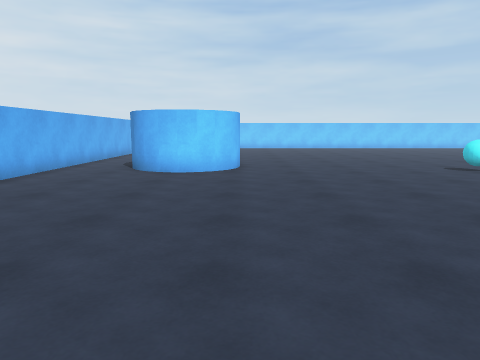
[1] (above)

21 first-person views from a walk through a scene from a Unity 3-D project. The camera is 1.3 m above the floor, tilts 8° down and sees 70° across. The floor is counted in squares, 1 m on a side. Each view is taken from the middle of a square. On the plan, view 1 faces up. The plan holds only what a view shows up to about 15 squares ahead; the rest is blank. The player character is not drawn.

[2]
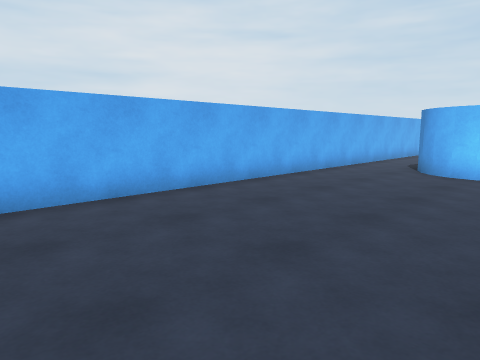

[3]
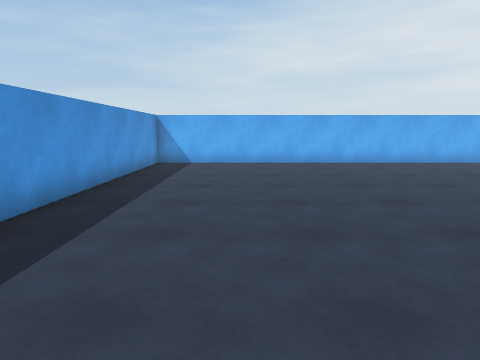

[4]
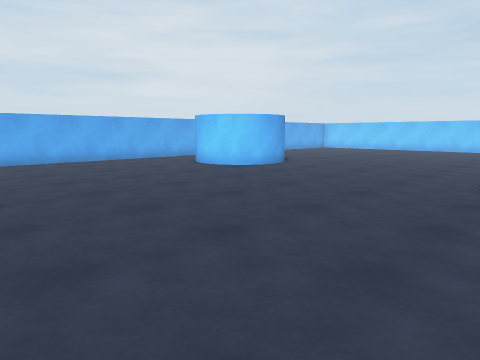

[5]
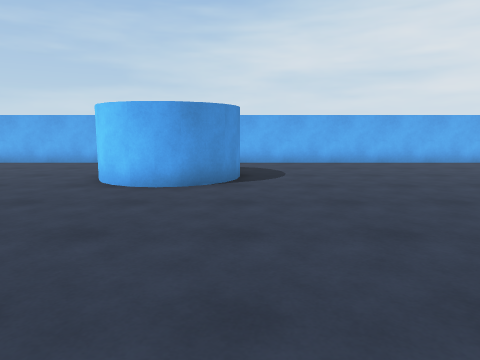

[6]
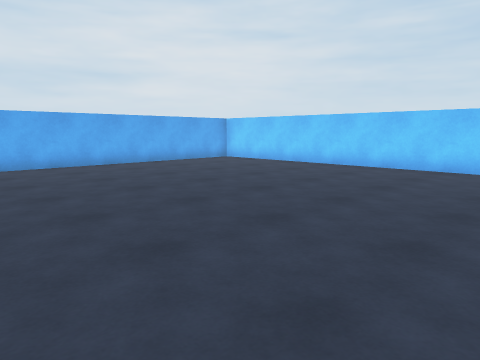

[7]
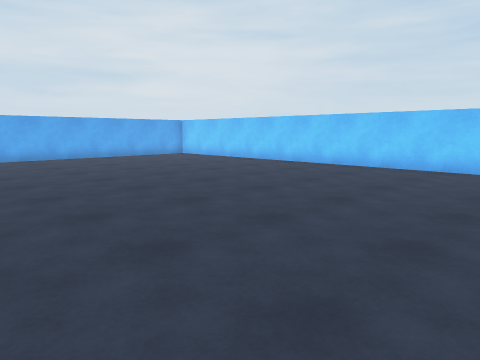

[8]
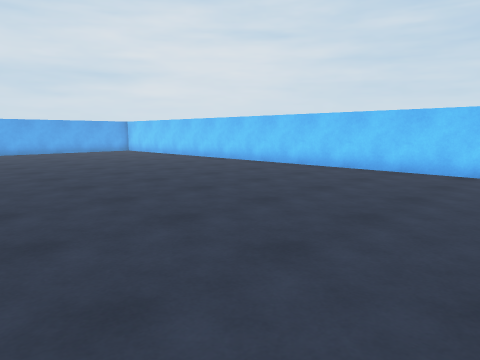

[9]
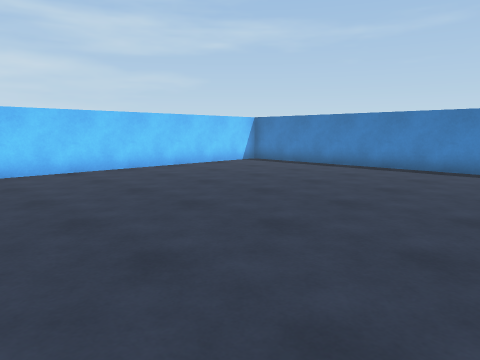

[10]
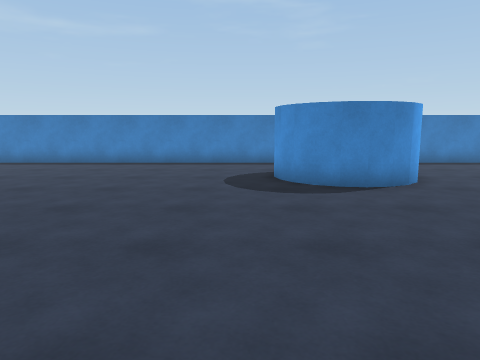

[11]
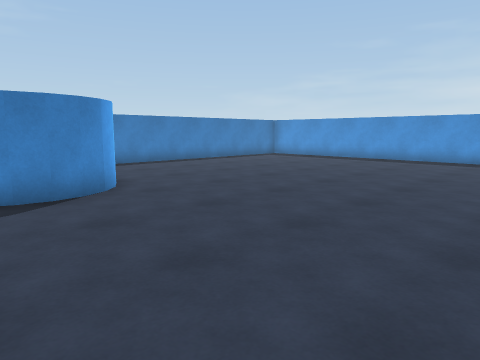

[12]
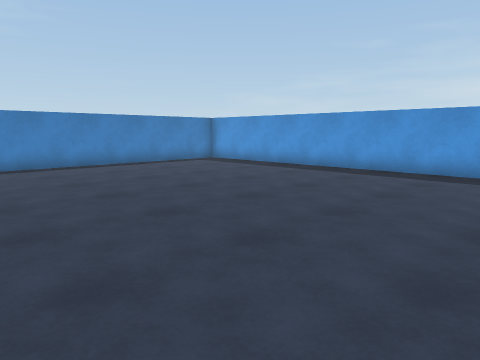

[13]
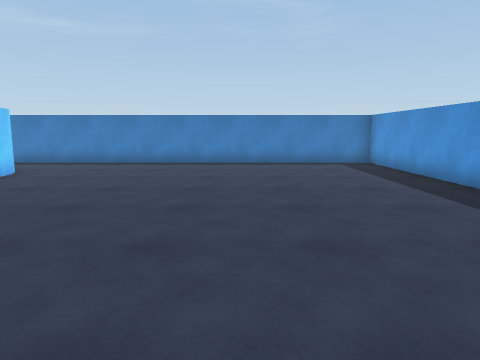

[14]
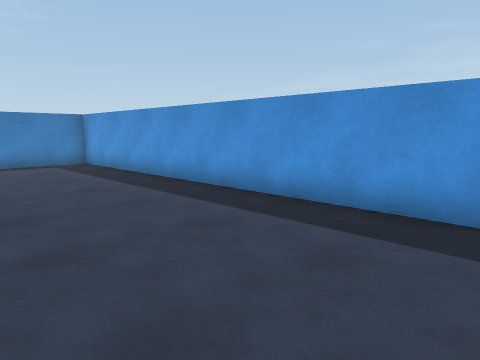

[15]
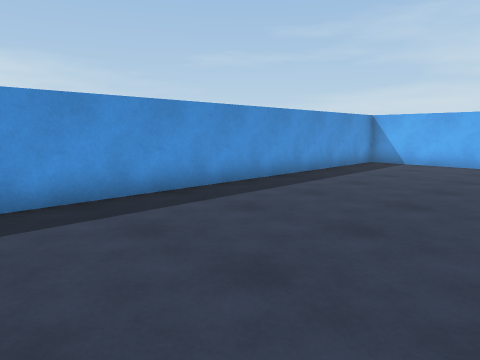

[16]
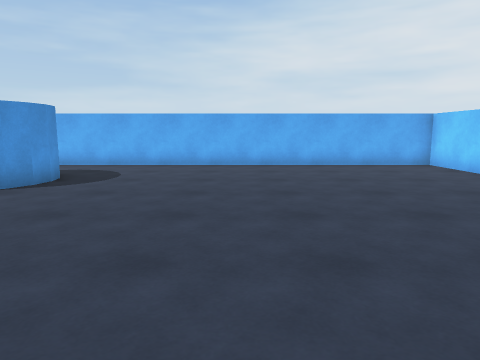

[17]
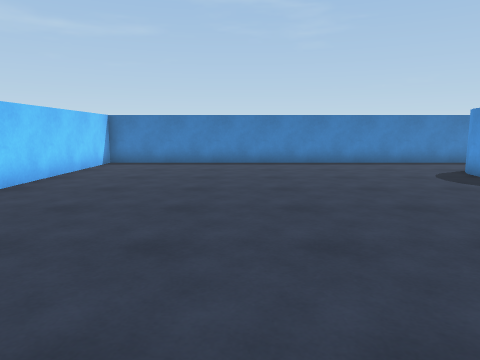

[18]
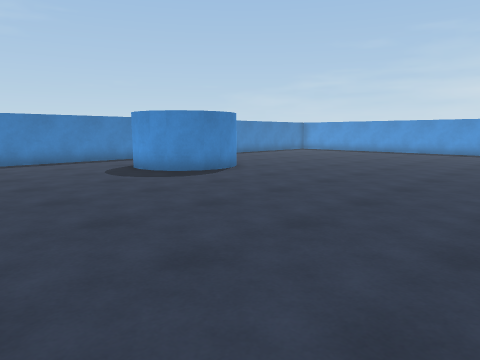

[19]
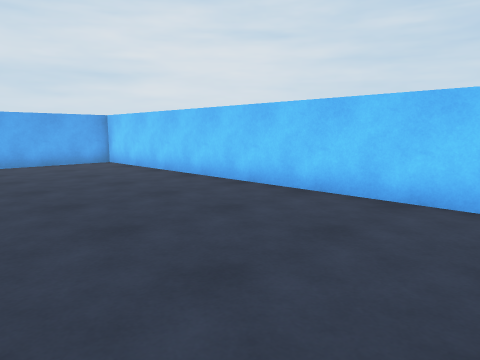

[20]
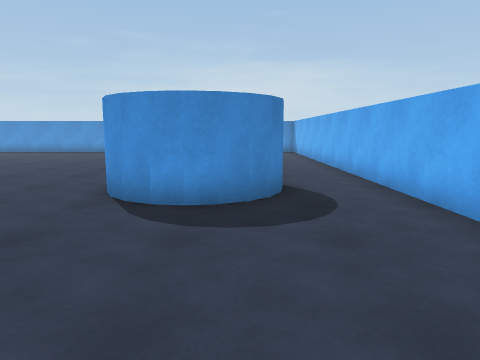

[21]
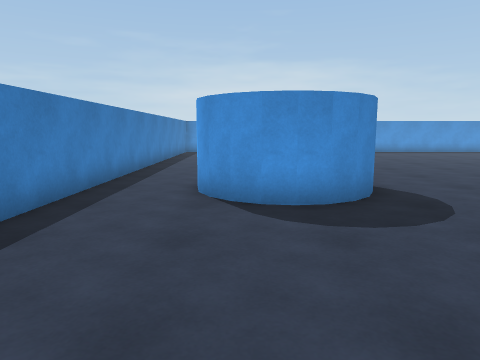

### Floor plan
Points are (right, up) in squares from view 1. A wall is a line through its corners. A room is listed if a view was taken in it or the views show most of it. See-through windows are left out.
Room 1 (views 1, 2, 3, 4, 5, 6, 7, 8, 9, 10, 11, 12, 13, 14, 15, 16, 17, 18, 19, 20, 21)
walls: (-0.4, 14.3) (-0.1, 13.6); (17.4, 11.1) (16.8, 11.4) (16.4, 11.8) (16.1, 12.4) (16, 13) (16.1, 13.6) (16.4, 14.2) (16.8, 14.6) (17.4, 14.9) (18, 15) (18.6, 14.9) (19.2, 14.6) (19.6, 14.2) (19.9, 13.6) (20, 13); (19.2, 11.4) (18.6, 11.1) (17.9, 11); (-4, 13) (-3.9, 13.6) (-3.6, 14.2) (-3.2, 14.6) (-2.6, 14.9) (-2, 15) (-1.4, 14.9) (-0.8, 14.6) (-0.1, 13.9) (0, 13) (-0.1, 12.4) (-0.4, 11.8) (-0.8, 11.4) (-1.4, 11.1) (-2, 11) (-2.6, 11.1) (-3.2, 11.4) (-3.6, 11.8) (-3.9, 12.4); (8.9, -1.5) (22.5, -1.5) (22.5, 27.5) (-6.5, 27.5) (-6.5, -1.5) (7, -1.5)
objects: other object (8, 11) to (8, 12)

Positions as (right, up) in squares from view 1, and headings:
1: (0, 0), facing up
2: (0, 0), facing up-left
3: (8, 2), facing left
4: (9, 2), facing up-left
5: (8, 15), facing left
6: (7, 15), facing up-left
7: (11, 15), facing up-left
8: (16, 16), facing up-left
9: (10, 16), facing up-right
10: (8, 16), facing right
11: (9, 15), facing down-right
12: (9, 10), facing down-right
13: (8, 4), facing right
14: (8, 4), facing down-right
15: (8, 5), facing down-left
16: (7, 20), facing left
17: (8, 22), facing right
18: (7, 21), facing down-right
19: (8, 21), facing up-left
20: (-3, 21), facing down
21: (19, 21), facing down
